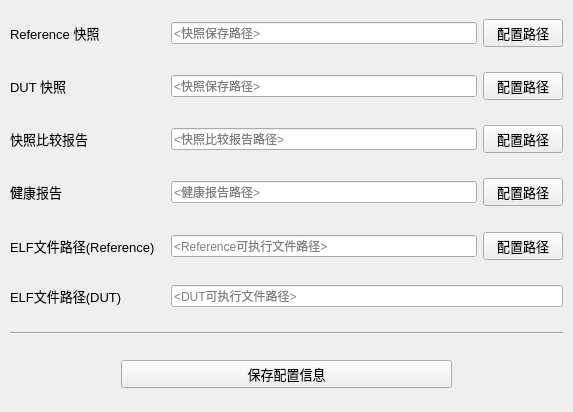
<?xml version="1.0" encoding="UTF-8"?>
<ui version="4.0">
 <class>Form</class>
 <widget class="QWidget" name="Form">
  <property name="geometry">
   <rect>
    <x>0</x>
    <y>0</y>
    <width>573</width>
    <height>412</height>
   </rect>
  </property>
  <property name="minimumSize">
   <size>
    <width>456</width>
    <height>350</height>
   </size>
  </property>
  <property name="maximumSize">
   <size>
    <width>1000</width>
    <height>1000</height>
   </size>
  </property>
  <property name="windowTitle">
   <string>Form</string>
  </property>
  <layout class="QVBoxLayout" name="verticalLayout" stretch="1,8,1,8,1,8,1,8,1,8,1,8,1,1,1,2,1">
   <property name="leftMargin">
    <number>10</number>
   </property>
   <property name="topMargin">
    <number>0</number>
   </property>
   <property name="rightMargin">
    <number>10</number>
   </property>
   <property name="bottomMargin">
    <number>5</number>
   </property>
   <item>
    <spacer name="verticalSpacer_3">
     <property name="orientation">
      <enum>Qt::Vertical</enum>
     </property>
     <property name="sizeHint" stdset="0">
      <size>
       <width>20</width>
       <height>40</height>
      </size>
     </property>
    </spacer>
   </item>
   <item>
    <layout class="QHBoxLayout" name="horizontalLayout_3">
     <item>
      <widget class="QLabel" name="label_2">
       <property name="minimumSize">
        <size>
         <width>155</width>
         <height>0</height>
        </size>
       </property>
       <property name="font">
        <font>
         <pointsize>10</pointsize>
        </font>
       </property>
       <property name="text">
        <string>Reference 快照            </string>
       </property>
      </widget>
     </item>
     <item>
      <widget class="QLineEdit" name="lineEdit_1">
       <property name="placeholderText">
        <string>&lt;快照保存路径&gt;</string>
       </property>
      </widget>
     </item>
     <item>
      <widget class="QPushButton" name="selectButton_1">
       <property name="font">
        <font>
         <pointsize>10</pointsize>
        </font>
       </property>
       <property name="text">
        <string>配置路径</string>
       </property>
      </widget>
     </item>
    </layout>
   </item>
   <item>
    <spacer name="verticalSpacer_4">
     <property name="orientation">
      <enum>Qt::Vertical</enum>
     </property>
     <property name="sizeHint" stdset="0">
      <size>
       <width>20</width>
       <height>40</height>
      </size>
     </property>
    </spacer>
   </item>
   <item>
    <layout class="QHBoxLayout" name="horizontalLayout_7">
     <item>
      <widget class="QLabel" name="label_7">
       <property name="minimumSize">
        <size>
         <width>155</width>
         <height>0</height>
        </size>
       </property>
       <property name="font">
        <font>
         <pointsize>10</pointsize>
        </font>
       </property>
       <property name="text">
        <string>DUT 快照            </string>
       </property>
      </widget>
     </item>
     <item>
      <widget class="QLineEdit" name="lineEdit_2">
       <property name="placeholderText">
        <string>&lt;快照保存路径&gt;</string>
       </property>
      </widget>
     </item>
     <item>
      <widget class="QPushButton" name="selectButton_4">
       <property name="font">
        <font>
         <pointsize>10</pointsize>
        </font>
       </property>
       <property name="text">
        <string>配置路径</string>
       </property>
      </widget>
     </item>
    </layout>
   </item>
   <item>
    <spacer name="verticalSpacer_5">
     <property name="orientation">
      <enum>Qt::Vertical</enum>
     </property>
     <property name="sizeHint" stdset="0">
      <size>
       <width>20</width>
       <height>40</height>
      </size>
     </property>
    </spacer>
   </item>
   <item>
    <layout class="QHBoxLayout" name="horizontalLayout_4">
     <item>
      <widget class="QLabel" name="label_3">
       <property name="minimumSize">
        <size>
         <width>155</width>
         <height>0</height>
        </size>
       </property>
       <property name="font">
        <font>
         <pointsize>10</pointsize>
        </font>
       </property>
       <property name="text">
        <string>快照比较报告</string>
       </property>
      </widget>
     </item>
     <item>
      <widget class="QLineEdit" name="lineEdit_3">
       <property name="placeholderText">
        <string>&lt;快照比较报告路径&gt;</string>
       </property>
      </widget>
     </item>
     <item>
      <widget class="QPushButton" name="selectButton_2">
       <property name="font">
        <font>
         <pointsize>10</pointsize>
        </font>
       </property>
       <property name="text">
        <string>配置路径</string>
       </property>
      </widget>
     </item>
    </layout>
   </item>
   <item>
    <spacer name="verticalSpacer_6">
     <property name="orientation">
      <enum>Qt::Vertical</enum>
     </property>
     <property name="sizeHint" stdset="0">
      <size>
       <width>20</width>
       <height>40</height>
      </size>
     </property>
    </spacer>
   </item>
   <item>
    <layout class="QHBoxLayout" name="horizontalLayout_5">
     <item>
      <widget class="QLabel" name="label_4">
       <property name="minimumSize">
        <size>
         <width>155</width>
         <height>0</height>
        </size>
       </property>
       <property name="font">
        <font>
         <pointsize>10</pointsize>
        </font>
       </property>
       <property name="text">
        <string>健康报告</string>
       </property>
      </widget>
     </item>
     <item>
      <widget class="QLineEdit" name="lineEdit_4">
       <property name="placeholderText">
        <string>&lt;健康报告路径&gt;</string>
       </property>
      </widget>
     </item>
     <item>
      <widget class="QPushButton" name="selectButton_">
       <property name="font">
        <font>
         <pointsize>10</pointsize>
        </font>
       </property>
       <property name="text">
        <string>配置路径</string>
       </property>
      </widget>
     </item>
    </layout>
   </item>
   <item>
    <spacer name="verticalSpacer_7">
     <property name="orientation">
      <enum>Qt::Vertical</enum>
     </property>
     <property name="sizeHint" stdset="0">
      <size>
       <width>20</width>
       <height>40</height>
      </size>
     </property>
    </spacer>
   </item>
   <item>
    <layout class="QHBoxLayout" name="horizontalLayout">
     <item>
      <widget class="QLabel" name="label_5">
       <property name="minimumSize">
        <size>
         <width>155</width>
         <height>0</height>
        </size>
       </property>
       <property name="font">
        <font>
         <pointsize>10</pointsize>
        </font>
       </property>
       <property name="text">
        <string>ELF文件路径(Reference)</string>
       </property>
      </widget>
     </item>
     <item>
      <widget class="QLineEdit" name="lineEdit_5">
       <property name="placeholderText">
        <string>&lt;Reference可执行文件路径&gt;</string>
       </property>
      </widget>
     </item>
     <item>
      <widget class="QPushButton" name="selectButton_6">
       <property name="font">
        <font>
         <pointsize>10</pointsize>
        </font>
       </property>
       <property name="text">
        <string>配置路径</string>
       </property>
      </widget>
     </item>
    </layout>
   </item>
   <item>
    <spacer name="verticalSpacer_8">
     <property name="orientation">
      <enum>Qt::Vertical</enum>
     </property>
     <property name="sizeHint" stdset="0">
      <size>
       <width>20</width>
       <height>40</height>
      </size>
     </property>
    </spacer>
   </item>
   <item>
    <layout class="QHBoxLayout" name="horizontalLayout_6">
     <item>
      <widget class="QLabel" name="label_6">
       <property name="minimumSize">
        <size>
         <width>155</width>
         <height>0</height>
        </size>
       </property>
       <property name="font">
        <font>
         <pointsize>10</pointsize>
        </font>
       </property>
       <property name="text">
        <string>ELF文件路径(DUT)</string>
       </property>
      </widget>
     </item>
     <item>
      <widget class="QLineEdit" name="lineEdit_6">
       <property name="minimumSize">
        <size>
         <width>245</width>
         <height>0</height>
        </size>
       </property>
       <property name="placeholderText">
        <string>&lt;DUT可执行文件路径&gt;</string>
       </property>
      </widget>
     </item>
    </layout>
   </item>
   <item>
    <spacer name="verticalSpacer">
     <property name="orientation">
      <enum>Qt::Vertical</enum>
     </property>
     <property name="sizeHint" stdset="0">
      <size>
       <width>20</width>
       <height>20</height>
      </size>
     </property>
    </spacer>
   </item>
   <item>
    <widget class="Line" name="line">
     <property name="orientation">
      <enum>Qt::Horizontal</enum>
     </property>
    </widget>
   </item>
   <item>
    <spacer name="verticalSpacer_9">
     <property name="orientation">
      <enum>Qt::Vertical</enum>
     </property>
     <property name="sizeHint" stdset="0">
      <size>
       <width>20</width>
       <height>40</height>
      </size>
     </property>
    </spacer>
   </item>
   <item>
    <layout class="QHBoxLayout" name="horizontalLayout_2" stretch="1,3,1">
     <item>
      <spacer name="horizontalSpacer">
       <property name="orientation">
        <enum>Qt::Horizontal</enum>
       </property>
       <property name="sizeHint" stdset="0">
        <size>
         <width>40</width>
         <height>20</height>
        </size>
       </property>
      </spacer>
     </item>
     <item>
      <widget class="QPushButton" name="saveConfButton">
       <property name="font">
        <font>
         <pointsize>10</pointsize>
        </font>
       </property>
       <property name="text">
        <string>保存配置信息</string>
       </property>
      </widget>
     </item>
     <item>
      <spacer name="horizontalSpacer_2">
       <property name="orientation">
        <enum>Qt::Horizontal</enum>
       </property>
       <property name="sizeHint" stdset="0">
        <size>
         <width>40</width>
         <height>20</height>
        </size>
       </property>
      </spacer>
     </item>
    </layout>
   </item>
   <item>
    <spacer name="verticalSpacer_2">
     <property name="orientation">
      <enum>Qt::Vertical</enum>
     </property>
     <property name="sizeHint" stdset="0">
      <size>
       <width>20</width>
       <height>40</height>
      </size>
     </property>
    </spacer>
   </item>
  </layout>
 </widget>
 <resources/>
 <connections/>
</ui>
